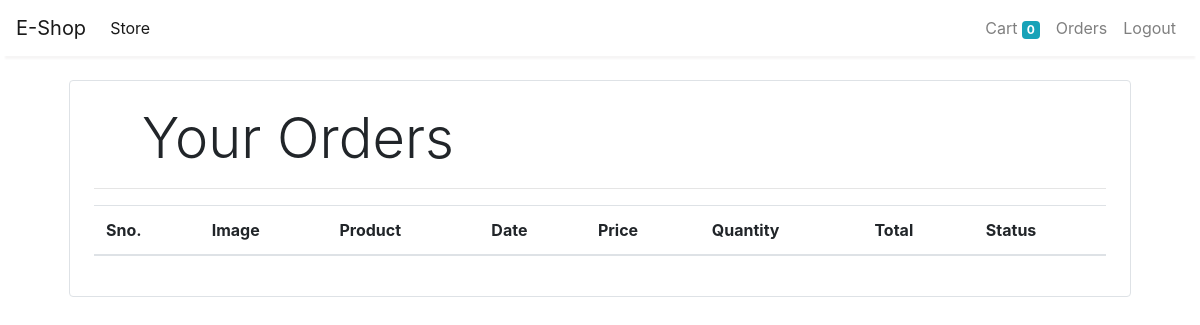
The page /orders (signed in) on the database as committed earlier.
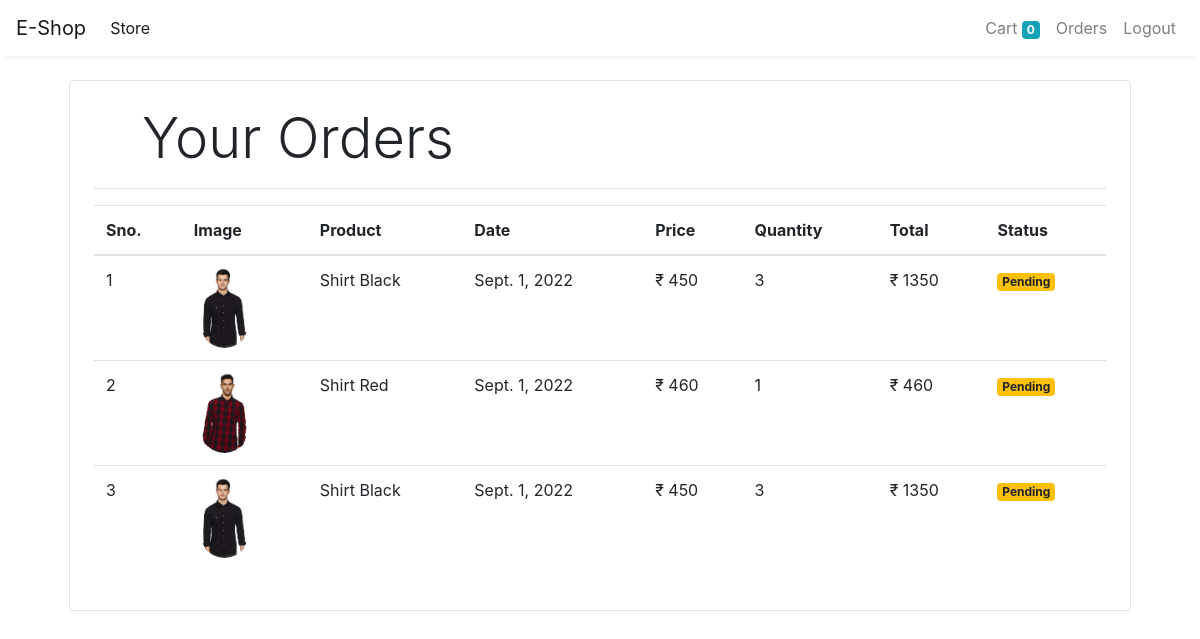
The same page on the database as committed later.
### store/models/orders.py (models this page shows, shortened)
class Order(models.Model):
    product = models.ForeignKey(Product,
                                on_delete=models.CASCADE)
    customer = models.ForeignKey(Customer,
                                 on_delete=models.CASCADE)
    quantity = models.IntegerField(default=1)
    price = models.IntegerField()
    address = models.CharField(max_length=50, default='', blank=True)
    phone = models.CharField(max_length=50, default='', blank=True)
    date = models.DateField(default=datetime.datetime.today)
    status = models.BooleanField(default=False)
    @staticmethod
    def get_orders_by_customer(customer_id):
        return Order.objects.filter(customer=customer_id).order_by('-date')

### store/models/product.py (models this page shows, shortened)
class Product(models.Model):
    name = models.CharField(max_length=50)
    price = models.IntegerField(default=0)
    category = models.ForeignKey(Category, on_delete=models.CASCADE, default=1)
    description = models.CharField(max_length=200, default='' , null=True , blank=True)
    image = models.ImageField(upload_to='uploads/products/')

### store/middlewares/auth.py (the view)
    def middleware(request):
        print(request.session.get('customer'))
        returnUrl = request.META['PATH_INFO']
        print(request.META['PATH_INFO'])
        if not request.session.get('customer'):
           return redirect(f'login?return_url={returnUrl}')
        response = get_response(request)
        return response

### store/templatetags/custom_filter.py (called while the page is built)
@register.filter(name='currency')
def currency(number):
    return "₹ "+str(number)

@register.filter(name='multiply')
def multiply(number , number1):
    return number * number1

### store/views/orders.py (called while the page is built)
    def get(self , request ):
        customer = request.session.get('customer')
        orders = Order.get_orders_by_customer(customer)
        print(orders)
        return render(request , 'orders.html'  , {'orders' : orders})

### store/templates/orders.html
{% extends 'base.html' %}
{% block content %}
{% load cart %}
{% load custom_filter %}
<div class="container">
   <div class="border rounded p-4 m-4">
        <p class="display-4 pl-4 ml-4">Your Orders</p>
        <hr>
        <table class="table">
            <thead>
                <tr>
                    <th>Sno.</th>
                    <th>Image</th>
                    <th>Product</th>
                    <th>Date</th>
                    <th>Price</th>
                    <th>Quantity</th>
                    <th>Total</th>
                    <th>Status</th>
                </tr>
            </thead>
            <tbody>
                {% for order in orders %}
                <tr>
                    <td>{{forloop.counter}}</td>
                    <td><img style="height: 80px;" class="rounded-circle" src="{{order.product.image.url}}" alt=""></td>
                    <td>{{order.product.name}}</td>
                    <td>{{order.date}}</td>
                    <td>{{order.price|currency}}</td>
                    <td>{{order.quantity}}</td>
                    <td>{{order.quantity|multiply:order.price|currency}}</td>
                    {% if order.status %}
                    <td><small class="badge badge-success">Completed</small></td>
                    {%else%}
                    <td><small class="badge badge-warning">Pending</small></td>
                    {% endif %}
                </tr>
                {% endfor %}
            </tbody>
        </table>
   </div>
</div>
{% endblock %}

### store/templates/base.html (shortened to what this page needs)
<!doctype html>
<html lang="en">
<head>
  <link rel="stylesheet" href="https://maxcdn.bootstrapcdn.com/bootstrap/4.0.0/css/bootstrap.min.css"
>
</head>
<body>
  <nav class="one-edge-shadow
  sticky-top navbar
  navbar-expand-lg
   navbar-light bg-white">
    <a class="navbar-brand" href="/">E-Shop</a>
    <div class="collapse navbar-collapse" id="navbarSupportedContent">
      <ul class="navbar-nav mr-auto">
        <li class="nav-item active">
          <a class="nav-link" href="/store">Store <span class="sr-only">(current)</span></a>
        </li>
      </ul>
      <ul class=" navbar-nav my-2 my-lg-0">
        <li class="nav-item ">
          <a class="nav-link" href="/cart">Cart
            <span class="badge badge-info">{{request.session.cart.keys|length}}</span>
            <span class="sr-only">(current)</span></a>
        </li>
        {% if request.session.customer %}
        <li class="nav-item ">
          <a class="nav-link" href="/orders">Orders<span class="sr-only">(current)</span></a>
        </li>
        <li class="nav-item ">
          <a class="nav-link" href="/logout">Logout<span class="sr-only">(current)</span></a>
        </li>
        {% endif %}
      </ul>
    </div>
  </nav>
    {% block content %}{% endblock %}
</body>
</html>

### store/templates/base.html (style rules this page uses)
nav { background-color: white; }
.one-edge-shadow { box-shadow: 0 8px 2px -5px rgb(246, 245, 245); }

Rows that differ between the two databases and show on the page:
added Order: product.image (picture), product.name "Shirt Black", date "Sept. 1, 2022", price "₹ 450", quantity "3", quantity|multiply "₹ 1350", status "Pending"
added Order: product.image (picture), product.name "Shirt Red", date "Sept. 1, 2022", price "₹ 460", quantity "1", quantity|multiply "₹ 460", status "Pending"
added Order: product.image (picture), product.name "Shirt Black", date "Sept. 1, 2022", price "₹ 450", quantity "3", quantity|multiply "₹ 1350", status "Pending"
